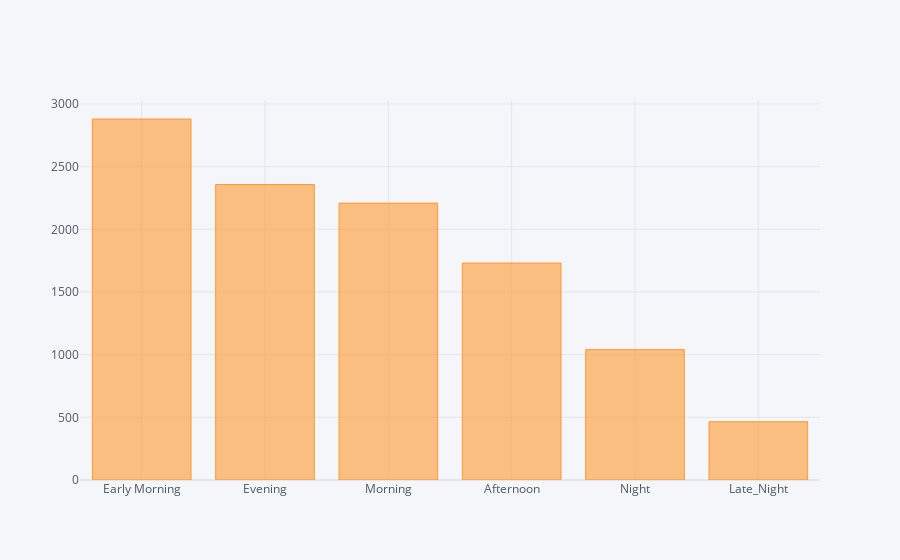

Notebook source saved alongside this figure:
### Code cell
data["Dep_Time_hour"].apply(flight_dep_time).value_counts().iplot(kind='bar')

### Figure 1 — Plotly figure (JSON) as saved in the notebook; plotly's stock layout.template omitted (floating-point values rounded to 4 significant figures)
{"data": [{"marker": {"color": "rgba(255, 153, 51, 0.6)", "line": {"color": "rgba(255, 153, 51, 1.0)", "width": 1}}, "name": "count", "orientation": "v", "text": "", "type": "bar", "x": ["Early Morning", "Evening", "Morning", "Afternoon", "Night", "Late_Night"], "y": [2880, 2357, 2209, 1731, 1040, 465]}], "layout": {"legend": {"bgcolor": "#F5F6F9", "font": {"color": "#4D5663"}}, "paper_bgcolor": "#F5F6F9", "plot_bgcolor": "#F5F6F9", "title": {"font": {"color": "#4D5663"}}, "xaxis": {"gridcolor": "#E1E5ED", "showgrid": true, "tickfont": {"color": "#4D5663"}, "title": {"font": {"color": "#4D5663"}, "text": ""}, "zerolinecolor": "#E1E5ED"}, "yaxis": {"gridcolor": "#E1E5ED", "showgrid": true, "tickfont": {"color": "#4D5663"}, "title": {"font": {"color": "#4D5663"}, "text": ""}, "zerolinecolor": "#E1E5ED"}}}
